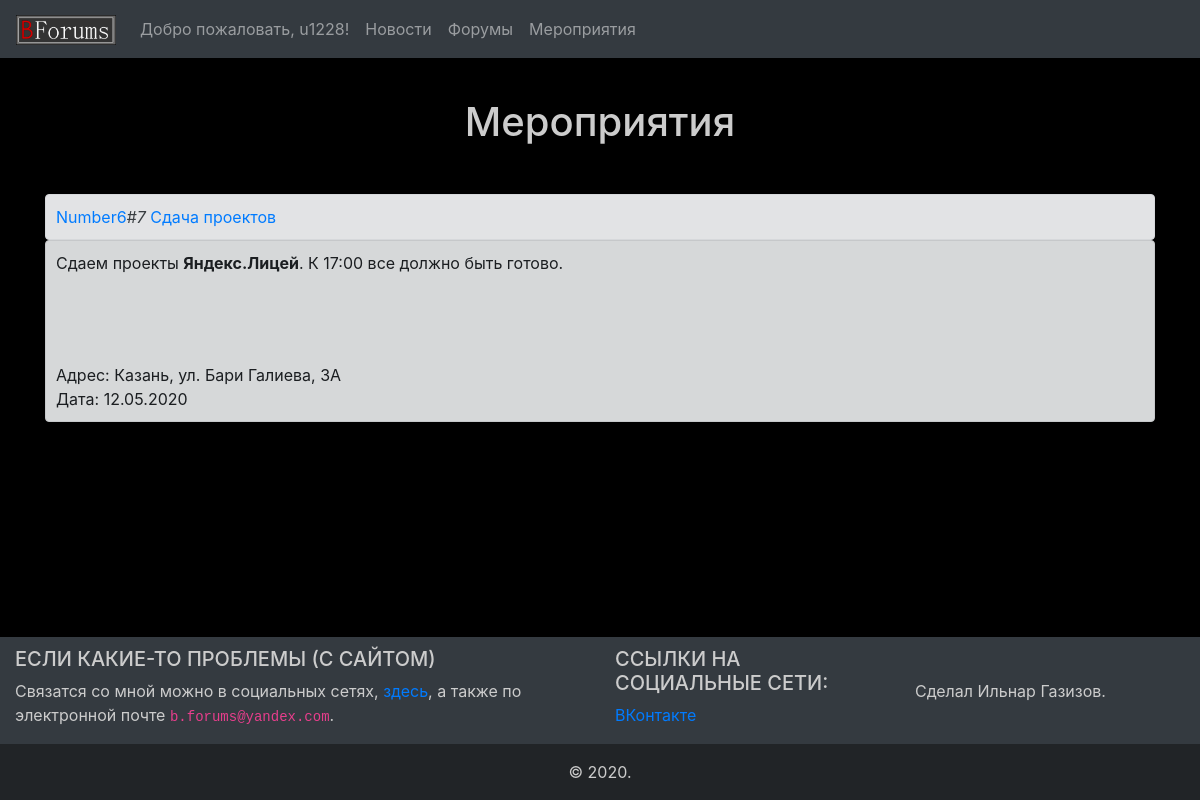
The page /events (signed in) on the database its author committed.
### models.py (models this page shows, shortened)
class User(SqlAlchemyBase, UserMixin):
    __tablename__ = 'users'
    id = sqlalchemy.Column(sqlalchemy.Integer,
                           primary_key=True, autoincrement=True)
    nickname = sqlalchemy.Column(sqlalchemy.String, nullable=True, unique=True)
    email = sqlalchemy.Column(sqlalchemy.String, index=True, unique=True, nullable=True)
    hashed_password = sqlalchemy.Column(sqlalchemy.String, nullable=True)
    forum_id = sqlalchemy.Column(sqlalchemy.Integer, nullable=True)
    follow = sqlalchemy.Column(sqlalchemy.String, nullable=True)

class Event(SqlAlchemyBase):
    __tablename__ = 'events'
    id = sqlalchemy.Column(sqlalchemy.Integer,
                           primary_key=True, autoincrement=True)
    forum_id = sqlalchemy.Column(sqlalchemy.Integer, sqlalchemy.ForeignKey("forums.id"))
    title = sqlalchemy.Column(sqlalchemy.String, nullable=True)
    desc = sqlalchemy.Column(sqlalchemy.Text, nullable=True)
    geo_point = sqlalchemy.Column(sqlalchemy.String, nullable=True)
    datetime = sqlalchemy.Column(sqlalchemy.DateTime, nullable=True)
    forum = orm.relation('Forum')

class Forum(SqlAlchemyBase):
    __tablename__ = 'forums'
    id = sqlalchemy.Column(sqlalchemy.Integer,
                           primary_key=True, autoincrement=True)
    title = sqlalchemy.Column(sqlalchemy.String, nullable=True)
    private = sqlalchemy.Column(sqlalchemy.Boolean, default=False)
    personal = sqlalchemy.Column(sqlalchemy.Boolean, default=False)
    admin_id = sqlalchemy.Column(sqlalchemy.Integer)
    editors = sqlalchemy.Column(sqlalchemy.String, default="")

### main.py (the view)
@app.route("/events")
@login_required
def events():
    follow = [e.id for e in session.query(Forum).filter(
        (Forum.id.in_(current_user.follow.split(","))) & (~Forum.private)).all()]
    events = session.query(Event).filter(Event.forum_id.in_(follow)).all()
    events = [e for e in reversed(events) if e]
    return render_template('events.html', title="Мероприятия", events=events)

### main.py (called while the page is built, shortened)
@app.context_processor
def inject_variables():
    return dict(format_message=format_message)

def render_markdown(string):
    md = markdown.markdown(string, extensions=["fenced_code", "codehilite"]).replace(
        "</pre></div>\n\n", "</pre></div>")
    return md

def format_message(mess):
    message = ""
    for e in mess:
        if e == "<":
            message += "&lt;"
        elif e == '"':
            message += "&quot;"
        elif e == "'":
            message += "&apos;"
        elif e == "&":
            message += "&amp;"
        else:
            message += e
    return render_markdown(message)

@login_manager.user_loader
def load_user(user_id):
    return session.query(User).get(user_id)

### templates/events.html
{% extends "base.html" %}
{% block content %}
<h1>{{title}}</h1>
<p>&nbsp;</p>
{% for event in events %}
  <div class="message_header alert alert-secondary">
    <a href="/f/{{event.forum.id}}">{{ event.forum.title }}</a><i>#{{event.forum.id}}</i> <a href="/e/{{event.id}}">{{event.title}}</a>
  </div>
  <div class="multiline alert alert-dark">{{format_message(event.desc)|safe}}
{% if event.geo_point %}Адрес: {{event.geo_point}}{% endif %}
Дата: {{event.datetime.strftime("%d.%m.%Y")}}</div>
{% endfor %}
{% endblock %}

### templates/base.html (shortened to what this page needs)
<!doctype html>
<html lang="en">
<head>
    <link rel="stylesheet"
          href="https://stackpath.bootstrapcdn.com/bootstrap/4.4.1/css/bootstrap.min.css"
>
    <link rel="stylesheet" href={{url_for('static', filename='css/style.css')}} type="text/css"/>
    <link rel="stylesheet" href={{url_for('static', filename='css/code_highlight.css')}} type="text/css"/>
    <link rel="stylesheet" href={{url_for('static', filename='css/modest.css')}} type="text/css"/>
</head>
<body>
<header>
    <nav class="navbar navbar-expand-lg navbar-dark bg-dark">
        <a class="navbar-brand" href="/"><img src={{url_for('static', filename='img/logo.png')}} alt="Blin Forums" width="100" height="30" class="logo"></a>
        {% if current_user.is_authenticated %}
        <div class="collapse navbar-collapse" id="navbarSupportedContent">
          <ul class="navbar-nav mr-auto">
            <li class="nav-item">
              <a class="nav-link" href="/u/{{ current_user.id }}">Добро пожаловать, {{ current_user.nickname }}!</a>
            </li>
            <li class="nav-item">
              <a class="nav-link" href="/news">Новости</a>
            </li>
            <li class="nav-item">
              <a class="nav-link" href="/forums">Форумы</a>
            </li>
            <li class="nav-item">
              <a class="nav-link" href="/events">Мероприятия</a>
            </li>
          </ul>
        </div>
        {% endif %}
    </nav>
</header>
<p>&nbsp;</p>
<main role="main" class="container">
    {% block content %}{% endblock %}
</main>
<footer class="page-footer font-small blue pt-4">
  <div class="container-fluid text-center text-md-left" style="background: #343A40; padding-top: 10px;">
    <div class="row">
      <div class="col-md-6 mt-md-0 mt-3">
        <h5 class="text-uppercase">Если какие-то проблемы (с сайтом)</h5>
        <p>Связатся со мной можно в социальных сетях, <a href="/u/1">здесь</a>, а также по электронной почте <code>b.forums@yandex.com</code>.</p>
      </div>
      <div class="col-md-3 mb-md-0 mb-3">
        <h5 class="text-uppercase">Ссылки на социальные сети:</h5>
        <ul class="list-unstyled">
          <li>
            <a href="https://vk.com/a01001001">ВКонтакте</a>
          </li>
        </ul>
      </div>
      <div class="col-md-3 mb-md-0 mb-3">
        <h5 class="text-uppercase">&nbsp;</h5>
        <ul class="list-unstyled">
          <li>
            Сделал Ильнар Газизов.
          </li>
        </ul>
      </div>
    </div>
  </div>
  <div class="footer-copyright text-center py-3" style="background: #212427">© 2020.</div>
</footer>
</body>
</html>

### static/css/style.css (style rules this page uses)
h1 { text-align: center; }
body { background: #000; color: #ccc; height: 100%; margin: 0; display:flex; flex-direction:column; }
html { height: 100%; margin: 0; }
footer { margin-top:auto; }
.multiline { white-space: pre-wrap; padding: 10px; margin-bottom: 10px; }
.message_header { padding: 10px; margin-bottom: 0; }

### rows shown on the page
User: nickname "u1228"
Event: forum "Number6", forum.id "7", title "Сдача проектов", desc "Сдаем проекты Яндекс.Лицей . К 17:00 все должно быть готово.", geo_point "Казань, ул. Бари Галиева, 3А", datetime "12.05.2020"

### other values the page prints
{{ title }} "Мероприятия"
